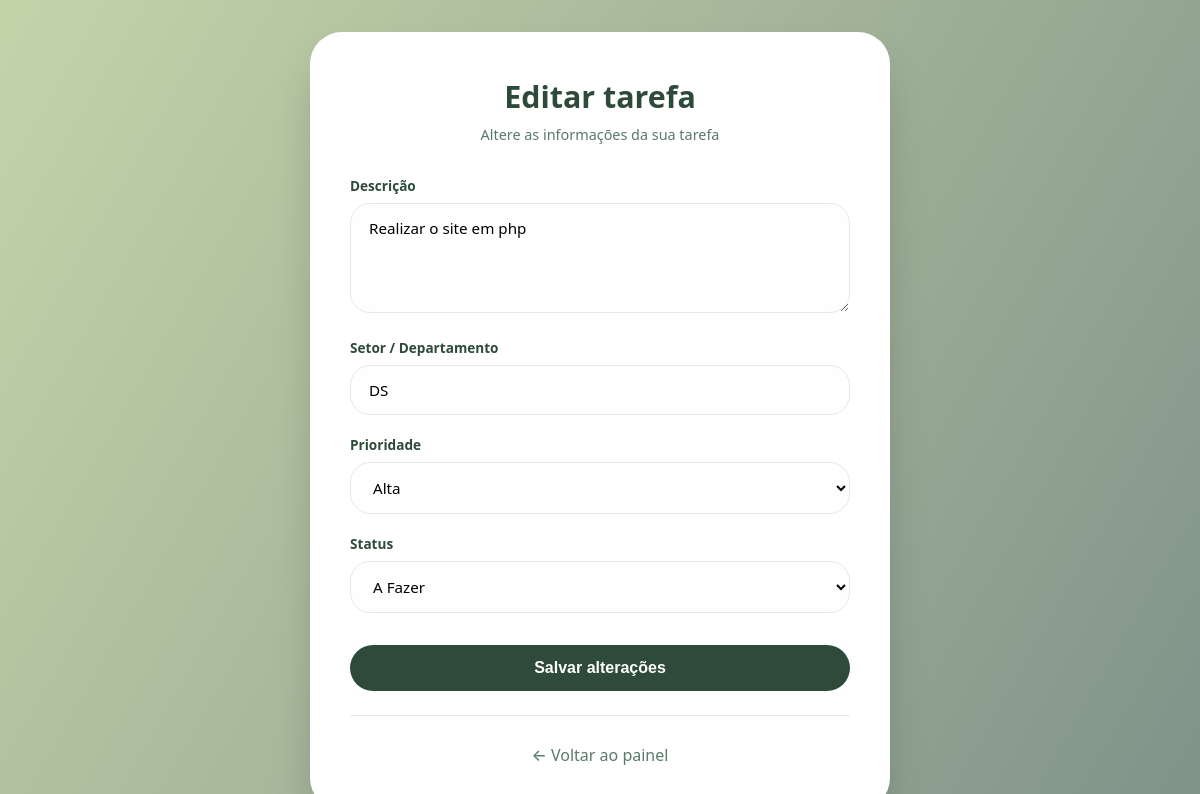
/editar.php?id=7 (signed in), run on the app's committed database.
### tables this page shows
CREATE TABLE `tarefas` (
  `id_tarefa` int(11) NOT NULL,
  `id_usuario` int(11) NOT NULL,
  `descricao` text NOT NULL,
  `setor` varchar(100) DEFAULT NULL,
  `prioridade` enum('baixa','media','alta') DEFAULT NULL,
  `status` enum('a fazer','fazendo','concluido') DEFAULT 'a fazer'
);

### editar.php (the view, shortened to what this page needs)
<?php
require 'conexao.php';
$id = $_GET['id'];
$idUsuario = $_SESSION['usuario_id'];
$stmt = $conexao->prepare("SELECT * FROM tarefas WHERE id_tarefa = ? AND id_usuario = ?");
$stmt->bind_param("ii", $id, $idUsuario);
$stmt->execute();
$resultado = $stmt->get_result();
$tarefa = $resultado->fetch_assoc();
?>
<!DOCTYPE html>
<html lang="pt-br">
<head>
</head>
<body>
<div class="container">
    <div class="header">
        <h1>Editar tarefa</h1>
        <p>Altere as informações da sua tarefa</p>
    </div>
    <form method="POST">
        <div class="form-group">
            <label>Descrição</label>
            <textarea name="descricao" required><?php echo htmlspecialchars($tarefa['descricao']); ?></textarea>
        </div>
        <div class="form-group">
            <label>Setor / Departamento</label>
            <input type="text" name="setor" value="<?php echo htmlspecialchars($tarefa['setor']); ?>" required>
        </div>
        <div class="form-group">
            <label>Prioridade</label>
            <select name="prioridade">
                <option value="alta" <?php echo ($tarefa['prioridade'] == 'alta') ? 'selected' : ''; ?>>Alta</option>
            </select>
        </div>
        <div class="form-group">
            <label>Status</label>
            <select name="status">
                <option value="a fazer" <?php echo ($tarefa['status'] == 'a fazer') ? 'selected' : ''; ?>>A Fazer</option>
            </select>
        </div>
        <button type="submit" class="btn-save">Salvar alterações</button>
    </form>
    <hr>
    <a href="gerenciamento.php" class="back-link">← Voltar ao painel</a>
</div>
</body>
</html>

### editar.php (style rules this page uses)
* { margin: 0; padding: 0; box-sizing: border-box; }
body { background: linear-gradient(300deg, #809289, #C4D4A9); min-height: 100vh; display: flex; justify-content: center; align-items: center; font-family: 'Segoe UI', system-ui, -apple-system, 'Roboto', sans-serif; padding: 2rem; }
.container { max-width: 580px; width: 100%; background: white; border-radius: 32px; padding: 44px 40px; box-shadow: 0 25px 45px -12px rgba(0, 0, 0, 0.25); }
.header { text-align: center; margin-bottom: 32px; }
.header h1 { font-size: 1.9rem; font-weight: 700; color: #2d4a3a; margin-bottom: 8px; }
.header p { color: #5a7a6a; font-size: 0.9rem; }
.form-group { margin-bottom: 20px; }
.form-group label { display: block; margin-bottom: 8px; font-weight: 600; color: #2d4a3a; font-size: 0.85rem; }
.form-group input, .form-group textarea, .form-group select { width: 100%; padding: 14px 18px; border: 1.5px solid #e2ece2; border-radius: 20px; font-size: 0.95rem; outline: none; transition: all 0.2s; background: #fefefe; font-family: inherit; }
.form-group textarea { resize: vertical; min-height: 110px; }
.btn-save { width: 100%; padding: 14px; background: #2d4a3a; color: white; border: none; border-radius: 40px; font-size: 1rem; font-weight: 600; cursor: pointer; transition: 0.2s; margin-top: 12px; }
.back-link { display: block; text-align: center; margin-top: 28px; text-decoration: none; color: #5a7a6a; font-weight: 500; transition: 0.2s; }
hr { margin: 24px 0 8px; border: none; height: 1px; background: #e2ece2; }

### data on the page
tarefas: descricao "Realizar o site em php", setor "DS", prioridade "Alta", status "A Fazer"
